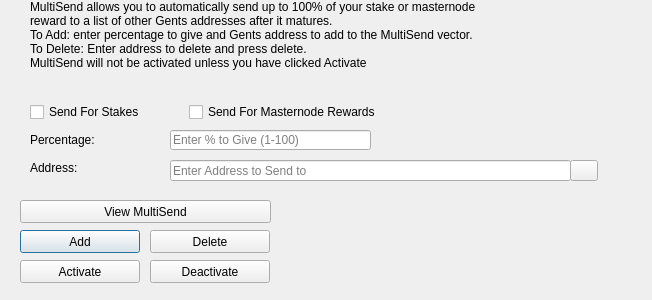
<?xml version="1.0" encoding="UTF-8"?>
<ui version="4.0">
 <class>MultiSendDialog</class>
 <widget class="QDialog" name="MultiSendDialog">
  <property name="windowModality">
   <enum>Qt::NonModal</enum>
  </property>
  <property name="geometry">
   <rect>
    <x>0</x>
    <y>0</y>
    <width>652</width>
    <height>300</height>
   </rect>
  </property>
  <property name="windowTitle">
   <string>MultiSend</string>
  </property>
  <widget class="QLineEdit" name="multiSendPercentEdit">
   <property name="geometry">
    <rect>
     <x>170</x>
     <y>130</y>
     <width>201</width>
     <height>20</height>
    </rect>
   </property>
   <property name="toolTip">
    <string>Enter whole numbers 1 - 100</string>
   </property>
   <property name="placeholderText">
    <string>Enter % to Give (1-100)</string>
   </property>
  </widget>
  <widget class="QLineEdit" name="multiSendAddressEdit">
   <property name="geometry">
    <rect>
     <x>170</x>
     <y>160</y>
     <width>401</width>
     <height>21</height>
    </rect>
   </property>
   <property name="toolTip">
    <string/>
   </property>
   <property name="placeholderText">
    <string>Enter Address to Send to</string>
   </property>
  </widget>
  <widget class="QLabel" name="label_2">
   <property name="geometry">
    <rect>
     <x>30</x>
     <y>0</y>
     <width>451</width>
     <height>121</height>
    </rect>
   </property>
   <property name="lineWidth">
    <number>1</number>
   </property>
   <property name="text">
    <string>MultiSend allows you to automatically send up to 100% of your stake or masternode reward to a list of other Gents addresses after it matures.
To Add: enter percentage to give and Gents address to add to the MultiSend vector.
To Delete: Enter address to delete and press delete.
MultiSend will not be activated unless you have clicked Activate</string>
   </property>
   <property name="alignment">
    <set>Qt::AlignLeading|Qt::AlignLeft|Qt::AlignTop</set>
   </property>
   <property name="wordWrap">
    <bool>true</bool>
   </property>
  </widget>
  <widget class="QLabel" name="message">
   <property name="geometry">
    <rect>
     <x>290</x>
     <y>200</y>
     <width>351</width>
     <height>91</height>
    </rect>
   </property>
   <property name="text">
    <string/>
   </property>
  </widget>
  <widget class="QPushButton" name="addButton">
   <property name="geometry">
    <rect>
     <x>20</x>
     <y>230</y>
     <width>120</width>
     <height>23</height>
    </rect>
   </property>
   <property name="toolTip">
    <string/>
   </property>
   <property name="statusTip">
    <string>Add to MultiSend Vector</string>
   </property>
   <property name="text">
    <string>Add</string>
   </property>
  </widget>
  <widget class="QPushButton" name="disableButton">
   <property name="geometry">
    <rect>
     <x>150</x>
     <y>260</y>
     <width>120</width>
     <height>23</height>
    </rect>
   </property>
   <property name="statusTip">
    <string>Deactivate MultiSend</string>
   </property>
   <property name="text">
    <string>Deactivate</string>
   </property>
  </widget>
  <widget class="QPushButton" name="addressBookButton">
   <property name="geometry">
    <rect>
     <x>570</x>
     <y>160</y>
     <width>28</width>
     <height>21</height>
    </rect>
   </property>
   <property name="toolTip">
    <string>Choose an address from the address book</string>
   </property>
   <property name="text">
    <string/>
   </property>
   <property name="icon">
    <iconset resource="../gents.qrc">
     <normaloff>:/icons/address-book</normaloff>:/icons/address-book</iconset>
   </property>
   <property name="shortcut">
    <string>Alt+A</string>
   </property>
   <property name="autoDefault">
    <bool>false</bool>
   </property>
  </widget>
  <widget class="QLabel" name="label">
   <property name="geometry">
    <rect>
     <x>30</x>
     <y>130</y>
     <width>121</width>
     <height>20</height>
    </rect>
   </property>
   <property name="toolTip">
    <string>Percentage of stake to send</string>
   </property>
   <property name="text">
    <string>Percentage:</string>
   </property>
  </widget>
  <widget class="QLabel" name="label_5">
   <property name="geometry">
    <rect>
     <x>30</x>
     <y>160</y>
     <width>111</width>
     <height>16</height>
    </rect>
   </property>
   <property name="toolTip">
    <string>Address to send portion of stake to</string>
   </property>
   <property name="text">
    <string>Address:</string>
   </property>
  </widget>
  <widget class="QPushButton" name="deleteButton">
   <property name="geometry">
    <rect>
     <x>150</x>
     <y>230</y>
     <width>120</width>
     <height>23</height>
    </rect>
   </property>
   <property name="toolTip">
    <string/>
   </property>
   <property name="statusTip">
    <string>Delete Address From MultiSend Vector</string>
   </property>
   <property name="text">
    <string>Delete</string>
   </property>
  </widget>
  <widget class="QPushButton" name="activateButton">
   <property name="geometry">
    <rect>
     <x>20</x>
     <y>260</y>
     <width>120</width>
     <height>23</height>
    </rect>
   </property>
   <property name="statusTip">
    <string>Activate MultiSend</string>
   </property>
   <property name="text">
    <string>Activate</string>
   </property>
  </widget>
  <widget class="QPushButton" name="viewButton">
   <property name="geometry">
    <rect>
     <x>20</x>
     <y>200</y>
     <width>251</width>
     <height>23</height>
    </rect>
   </property>
   <property name="toolTip">
    <string/>
   </property>
   <property name="statusTip">
    <string>View MultiSend Vector</string>
   </property>
   <property name="text">
    <string>View MultiSend</string>
   </property>
  </widget>
  <widget class="QWidget" name="horizontalLayoutWidget">
   <property name="geometry">
    <rect>
     <x>30</x>
     <y>100</y>
     <width>351</width>
     <height>24</height>
    </rect>
   </property>
   <layout class="QHBoxLayout" name="horizontalLayout">
    <item>
     <widget class="QCheckBox" name="multiSendStakeCheckBox">
      <property name="text">
       <string>Send For Stakes</string>
      </property>
     </widget>
    </item>
    <item>
     <widget class="QCheckBox" name="multiSendMasternodeCheckBox">
      <property name="text">
       <string>Send For Masternode Rewards</string>
      </property>
     </widget>
    </item>
   </layout>
  </widget>
 </widget>
 <resources>
  <include location="../gents.qrc"/>
 </resources>
 <connections/>
</ui>
